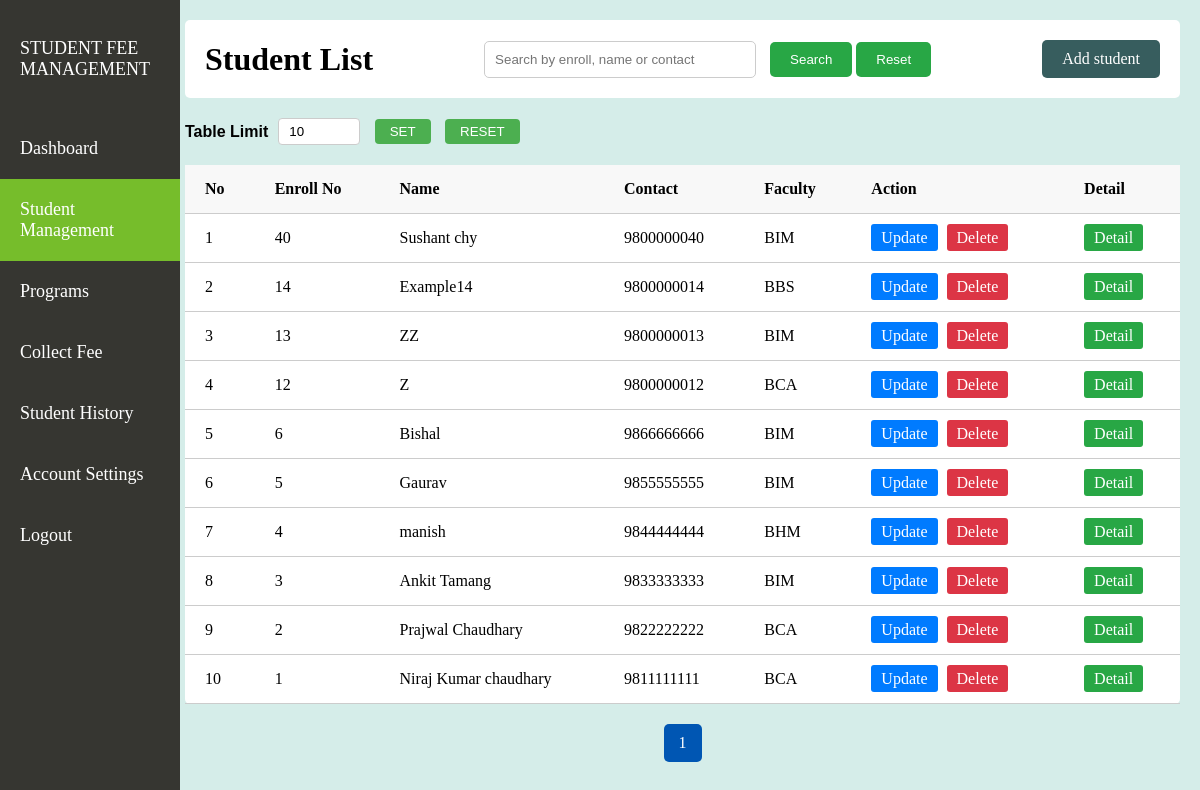
/studentlist.php, run on the app's committed database.
### tables this page shows
CREATE TABLE `student` (
  `sid` int(11) NOT NULL,
  `senroll` varchar(255) NOT NULL,
  `sname` varchar(255) NOT NULL,
  `scontact` varchar(20) NOT NULL,
  `ssex` varchar(10) NOT NULL,
  `pid` int(11) DEFAULT NULL,
  `sbatchyear` int(11) NOT NULL,
  `spassword` varchar(255) NOT NULL,
  `sfee` decimal(10,2) DEFAULT NULL,
  `sfeeplan` varchar(50) NOT NULL,
  `sstatus` varchar(20) DEFAULT 'active'
);

CREATE TABLE `program` (
  `pid` int(11) NOT NULL,
  `pname` varchar(255) NOT NULL,
  `pbased` varchar(50) NOT NULL,
  `pfullname` varchar(255) DEFAULT NULL,
  `pyear` int(11) DEFAULT NULL
);

### studentlist.php (the view, shortened to what this page needs)
<?php
include 'db/connection.php';
$where = "";
$default_limit = 10;
$limit = isset($_GET['limit']) ? (int)$_GET['limit'] : $default_limit;
$page = isset($_GET['page']) ? (int)$_GET['page'] : 1;
$offset = ($page - 1) * $limit;
$counter = ($page - 1) * $limit + 1;
$total_result = mysqli_query($conn, "SELECT COUNT(*) as total FROM student $where");
$total_row = mysqli_fetch_assoc($total_result);
$total_records = $total_row['total'];
$total_pages = ceil($total_records / $limit);
$select_student = "SELECT * FROM student
JOIN program ON student.pid = program.pid
$where ORDER BY CAST(senroll AS UNSIGNED) DESC LIMIT $limit OFFSET $offset";
$fetch_students = mysqli_query($conn, $select_student);
?>
<!DOCTYPE html>
<html lang="en">
<head>
    <link rel="stylesheet" href="index.css">
</head>
<?php include 'dashhead.php'; ?>
<body class="Student_list_body">
    <div class="studentlist_maincontents">
        <div class="studentlist_header">
            <h1>Student List</h1>
            <div class="student_search_bar">
                <form method="GET" action="studentlist.php">
                    <input type="text" name="search" placeholder="Search by enroll, name or contact"
                        value="<?php echo isset($_GET['search']) ? htmlspecialchars($_GET['search']) : ''; ?>">
                    <button type="submit">Search</button>
                    <button type="button" onclick="window.location.href='studentlist.php';">Reset</button>
                </form>
            </div>
            <a href="studentadd.php">Add student</a>
        </div>
        <div class="studentlist_table_limit">
            <label>Table Limit</label>
            <form action="" method="GET" id="studentlist_limit_form">
                <input class="studentlist_limit" id="studentlist_limitid" type="text" name="limit" value="<?php echo isset($_GET['limit']) ? (int)$_GET['limit'] : 10; ?>">
                <button type="submit">SET</button>
                <button type="button" onclick="resetLimit()">RESET</button>
            </form>
        </div>
        <div class="studentlist_table">
            <table>
                <thead>
                    <tr>
                        <th>No</th>
                        <th>Enroll No</th>
                        <th>Name</th>
                        <th>Contact</th>
                        <th>Faculty</th>
                        <th>Action</th>
                        <th>Detail</th>
                    </tr>
                </thead>
                <tbody>
                    <?php
                    while ($row = mysqli_fetch_assoc($fetch_students)) {
                    ?>
                        <tr>
                            <td><?php echo $counter; ?></td>
                            <td><?php echo $row['senroll']; ?></td>
                            <td><?php echo $row['sname']; ?></td>
                            <td><?php echo $row['scontact']; ?></td>
                            <td><?php echo $row['pname']; ?></td>
                            <td class="studentlist_action_buttons">
                                <a href="actions/studentupdate.php?update=<?php echo $row['sid']; ?>" class="studentlist_update">Update</a>
                                <a href="actions/studentdelete.php?delete=<?php echo $row['sid']; ?>" class="studentlist_delete" onclick="return confirm('Are you sure you want to delete this student?');">Delete</a>
                            </td>
                            <td>
                                <a href="actions/studentdetail.php?detail=<?php echo $row['sid']; ?>" class="studentlist_detail">Detail</a>
                            </td>
                        </tr>
                    <?php
                        $counter++;
                    }
                    ?>
                </tbody>
            </table>
        </div>
        <div class="studentlist_pagination">
            <?php for ($i = 1; $i <= $total_pages; $i++) : ?>
                <a href="?page=<?php echo $i; ?>&search=<?php echo isset($_GET['search']) ? urlencode($_GET['search']) : ''; ?>&limit=<?php echo $limit; ?>" <?php if ($i == $page) echo 'class="active"'; ?>><?php echo $i; ?></a>
            <?php endfor; ?>
        </div>
    </div>
</body>
</html>

### index.css (style rules this page uses)
.dashhead_body { background-color: rgb(213, 237, 233); padding: 0; margin: 0; }
.studentlist_maincontents { margin-left: 15%; padding: 20px; padding-left: 5px; }
.studentlist_header { display: flex; justify-content: space-between; align-items: center; margin-bottom: 20px; background-color: #fff; padding: 20px; border-radius: 5px; }
.studentlist_header h1 { margin: 0; }
.student_search_bar { display: flex; align-items: center; }
.student_search_bar input { padding: 10px; margin-right: 10px; border: 1px solid #ccc; border-radius: 5px; width: 250px; }
.student_search_bar button { padding: 10px 20px; border: none; background-color: #28a745; color: white; border-radius: 5px; cursor: pointer; }
.studentlist_header a { text-decoration: none; color: white; background-color: #375d5e; padding: 10px 20px; border-radius: 5px; }
.studentlist_table_limit { display: flex; align-items: center; margin-bottom: 20px; font-family: Arial, sans-serif; }
.studentlist_table_limit label { margin-right: 10px; font-weight: bold; }
.studentlist_limit { padding: 5px 10px; border: 1px solid #ccc; border-radius: 4px; margin-right: 10px; width: 60px; }
.studentlist_table_limit button { padding: 5px 15px; background-color: #4CAF50; color: white; border: none; border-radius: 4px; cursor: pointer; margin-right: 10px; }
.studentlist_table table { width: 100%; border-collapse: collapse; background-color: #fff; border-radius: 5px; }
.studentlist_table th, .studentlist_table td { padding: 15px 20px; text-align: left; border-bottom: 1px solid #ccc; }
.studentlist_table th { background-color: #f8f8f8; }
.studentlist_action_buttons a { text-decoration: none; padding: 5px 10px; margin-right: 5px; border-radius: 3px; }
.studentlist_update { background-color: #007bff; color: white; }
.studentlist_delete { background-color: #dc3545; color: white; }
.studentlist_detail { background-color: #28a745; color: white; padding: 5px 10px; border-radius: 3px; text-decoration: none; }
.studentlist_pagination { display: flex; justify-content: center; margin-top: 20px; }
.studentlist_pagination a { margin: 0 5px; padding: 10px 15px; background-color: #007bff; color: white; text-decoration: none; border-radius: 5px; }
.studentlist_pagination a.active { background-color: #0056b3; }

### data on the page
student: senroll "40", sname "Sushant chy", scontact "9800000040", pid.pname "BIM"
student: senroll "14", sname "Example14", scontact "9800000014", pid.pname "BBS"
student: senroll "13", sname "ZZ", scontact "9800000013", pid.pname "BIM"
student: senroll "12", sname "Z", scontact "9800000012", pid.pname "BCA"
student: senroll "6", sname "Bishal", scontact "9866666666", pid.pname "BIM"
student: senroll "5", sname "Gaurav", scontact "9855555555", pid.pname "BIM"
student: senroll "4", sname "manish", scontact "9844444444", pid.pname "BHM"
student: senroll "3", sname "Ankit Tamang", scontact "9833333333", pid.pname "BIM"
student: senroll "2", sname "Prajwal Chaudhary", scontact "9822222222", pid.pname "BCA"
student: senroll "1", sname "Niraj Kumar chaudhary", scontact "9811111111", pid.pname "BCA"
